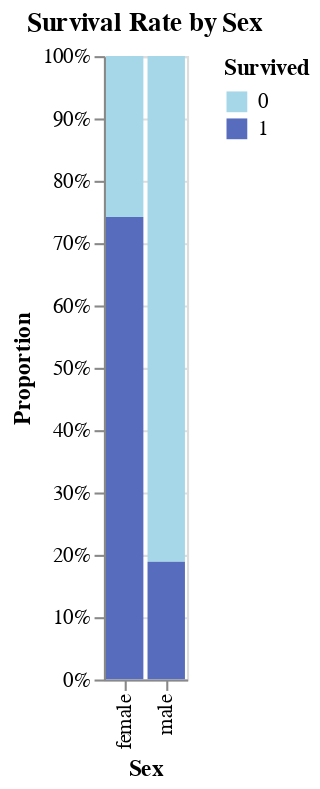

Write notebook code for a chart like this one.
### Markdown cell above
Family size is an engineered feature that adds Parents/Children and Spouse/Siblings.
 
From the original analysis, family size clearly had an impact on survival rate. Based on our above plot, it may be that class or sex has interaction effects with family size.
 
Possible interaction with Pclass was explored but the results were insignificant. Let's investigate interaction with the Sex feature.
First, below is the survival rate split only by sex. We see that females have a 75% chance of survival, whereas males have 20%.

### Code cell
ap.proportion_chart(all_df, x="Sex", group="Survived", title="Survival Rate by Sex")

### Figure 1 — Vega-Lite specification as saved in the notebook (floating-point values rounded to 4 significant figures)
{"config": {"view": {"continuousWidth": 300, "continuousHeight": 300}}, "data": {"name": "data-e5153a067d8a15cad4663a24f41feee3"}, "mark": {"type": "bar"}, "encoding": {"color": {"field": "Survived", "scale": {"range": ["#A5D7E8", "#576CBC", "#19376D", "#0b2447"]}, "type": "nominal"}, "x": {"field": "Sex", "title": "Sex", "type": "nominal"}, "y": {"axis": {"format": "%"}, "field": "Proportion", "title": "Proportion", "type": "quantitative"}}, "params": [{"name": "param_6", "select": {"type": "interval", "encodings": ["x", "y"]}, "bind": "scales"}], "title": "Survival Rate by Sex", "$schema": "https://vega.github.io/schema/vega-lite/v5.20.1.json", "datasets": {"data-e5153a067d8a15cad4663a24f41feee3": [{"Sex": "female", "Survived": 0.0, "Count": 81, "Total": 314, "Proportion": 0.258}, {"Sex": "female", "Survived": 1.0, "Count": 233, "Total": 314, "Proportion": 0.742}, {"Sex": "male", "Survived": 0.0, "Count": 468, "Total": 577, "Proportion": 0.8111}, {"Sex": "male", "Survived": 1.0, "Count": 109, "Total": 577, "Proportion": 0.1889}]}}
